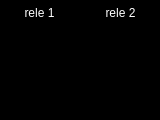
<?xml version="1.0" encoding="UTF-8"?>
<ui version="4.0">
 <class>Widget</class>
 <widget class="QWidget" name="Widget">
  <property name="geometry">
   <rect>
    <x>0</x>
    <y>0</y>
    <width>160</width>
    <height>120</height>
   </rect>
  </property>
  <property name="minimumSize">
   <size>
    <width>160</width>
    <height>120</height>
   </size>
  </property>
  <property name="maximumSize">
   <size>
    <width>160</width>
    <height>120</height>
   </size>
  </property>
  <property name="windowTitle">
   <string>Widget</string>
  </property>
  <property name="styleSheet">
   <string notr="true">background-color: rgb(0, 0, 0);</string>
  </property>
  <layout class="QVBoxLayout" name="verticalLayout">
   <property name="spacing">
    <number>2</number>
   </property>
   <property name="leftMargin">
    <number>2</number>
   </property>
   <property name="topMargin">
    <number>2</number>
   </property>
   <property name="rightMargin">
    <number>2</number>
   </property>
   <property name="bottomMargin">
    <number>2</number>
   </property>
   <item>
    <layout class="QHBoxLayout" name="horizontalLayout">
     <item>
      <widget class="QPushButton" name="pbRelay1">
       <property name="font">
        <font>
         <pointsize>9</pointsize>
        </font>
       </property>
       <property name="styleSheet">
        <string notr="true">color: rgb(255, 255, 255);
background-color: rgb(0, 170, 0);
selection-background-color: rgb(170, 0, 0);</string>
       </property>
       <property name="text">
        <string>rele 1</string>
       </property>
       <property name="checkable">
        <bool>true</bool>
       </property>
       <property name="checked">
        <bool>false</bool>
       </property>
       <property name="flat">
        <bool>true</bool>
       </property>
      </widget>
     </item>
     <item>
      <widget class="QPushButton" name="pbRelay2">
       <property name="font">
        <font>
         <pointsize>9</pointsize>
        </font>
       </property>
       <property name="styleSheet">
        <string notr="true">color: rgb(255, 255, 255);
background-color: rgb(0, 170, 0);
selection-background-color: rgb(170, 0, 0);</string>
       </property>
       <property name="text">
        <string>rele 2</string>
       </property>
       <property name="checkable">
        <bool>true</bool>
       </property>
       <property name="checked">
        <bool>false</bool>
       </property>
       <property name="flat">
        <bool>true</bool>
       </property>
      </widget>
     </item>
    </layout>
   </item>
   <item>
    <widget class="QCustomPlot" name="graph" native="true">
     <property name="sizePolicy">
      <sizepolicy hsizetype="Preferred" vsizetype="Expanding">
       <horstretch>0</horstretch>
       <verstretch>0</verstretch>
      </sizepolicy>
     </property>
    </widget>
   </item>
   <item>
    <widget class="QLabel" name="label">
     <property name="font">
      <font>
       <pointsize>9</pointsize>
      </font>
     </property>
     <property name="styleSheet">
      <string notr="true">color: rgb(255, 255, 255);</string>
     </property>
     <property name="text">
      <string/>
     </property>
     <property name="alignment">
      <set>Qt::AlignCenter</set>
     </property>
    </widget>
   </item>
  </layout>
 </widget>
 <layoutdefault spacing="6" margin="11"/>
 <customwidgets>
  <customwidget>
   <class>QCustomPlot</class>
   <extends>QWidget</extends>
   <header>qcustomplot.h</header>
   <container>1</container>
  </customwidget>
 </customwidgets>
 <resources/>
 <connections/>
</ui>
